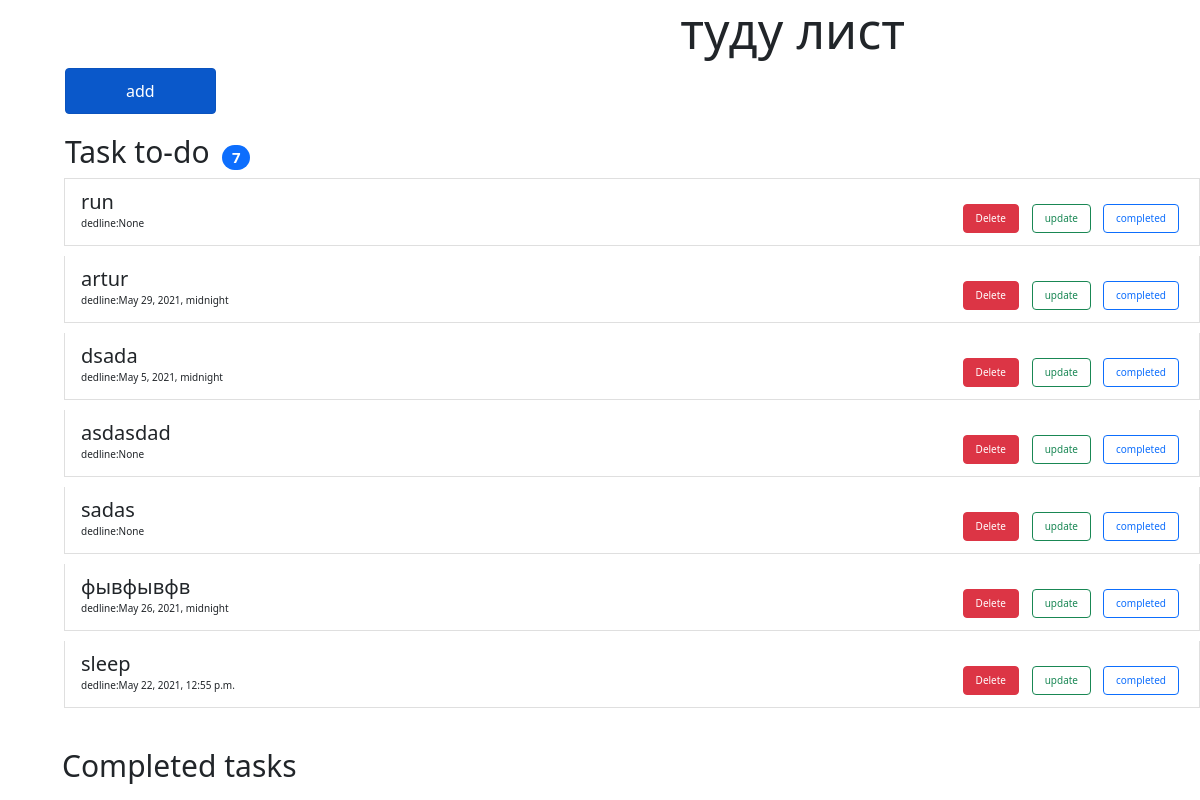
The page / on the database its author committed.
### todo/models.py (models this page shows, shortened)
class TodoItem(models.Model):
    content = models.CharField(max_length=50)
    data = models.DateTimeField(null=True, blank=True)
    class Meta:
        ordering = ('-id',)

### todo/views.py (the view)
# urls.py: path('', todoView, name='index'),
def todoView(request):
    all_todo = TodoItem.objects.all()
    return render(request, 'index.html',
                  {'all_items': all_todo})

### templates/index.html (shortened to what this page needs)
{% block content %}
<link href="https://cdn.jsdelivr.net/npm/bootstrap@5.0.1/dist/css/bootstrap.min.css" rel="stylesheet">
<h1 style="font-size: 50px; margin-left: 18cm ;"> туду лист </h1>
<a href="{% url 'create-todo' %}">
    <button style="margin-left: 65px; margin-bottom: 20px; padding: 10px 60px;" type="submit" class="btn btn-primary active">add</button>
</a>
<h4 style="margin-left: 65px; font-size: 30px;">Task to-do
    <span style="font-size: 15px; margin-left: 5px; margin-top: 10px;" class="badge bg-primary rounded-pill">
        {{ all_items.count }}
    </span>
</h4>
<ol><ul style="font-size: 20px; margin-bottom: 40px; position: relative;" >
    {% for todo_item in all_items %}
        <li class="list-group-item" style="margin-bottom: 10px; margin-left: 0px">{{ todo_item.content }}
            <h1 style=" font-size: 10px;">dedline:{{ todo_item.data }}</h1>
                <a href="{% url 'delete-todo' todo_item.id %}">
                    <button  style="font-size: 10px; position: absolute; right: 180px; top: 25px;" class="btn btn-danger">Delete</button>
                </a>
                <a href="{% url 'update-todo' todo_item.id %}">
                    <button style="font-size: 10px; position: absolute; right: 108px; top: 25px;" class="btn btn-outline-success">update</button>
                </a>
                <button style="font-size: 10px; position: absolute; right: 20px; top: 25px;" class=" btn btn-outline-primary">completed</button>
    {% endfor %}
</ul>
<h5 style="margin-left: 30px; font-size: 30px;">Completed tasks</h5>
{% endblock %}

### rows shown on the page
TodoItem: content "run", data "None"
TodoItem: content "artur", data "May 29, 2021, midnight"
TodoItem: content "dsada", data "May 5, 2021, midnight"
TodoItem: content "asdasdad", data "None"
TodoItem: content "sadas", data "None"
TodoItem: content "фывфывфв", data "May 26, 2021, midnight"
TodoItem: content "sleep", data "May 22, 2021, 12:55 p.m."

### other values the page prints
{{ all_items.count }} "7"
